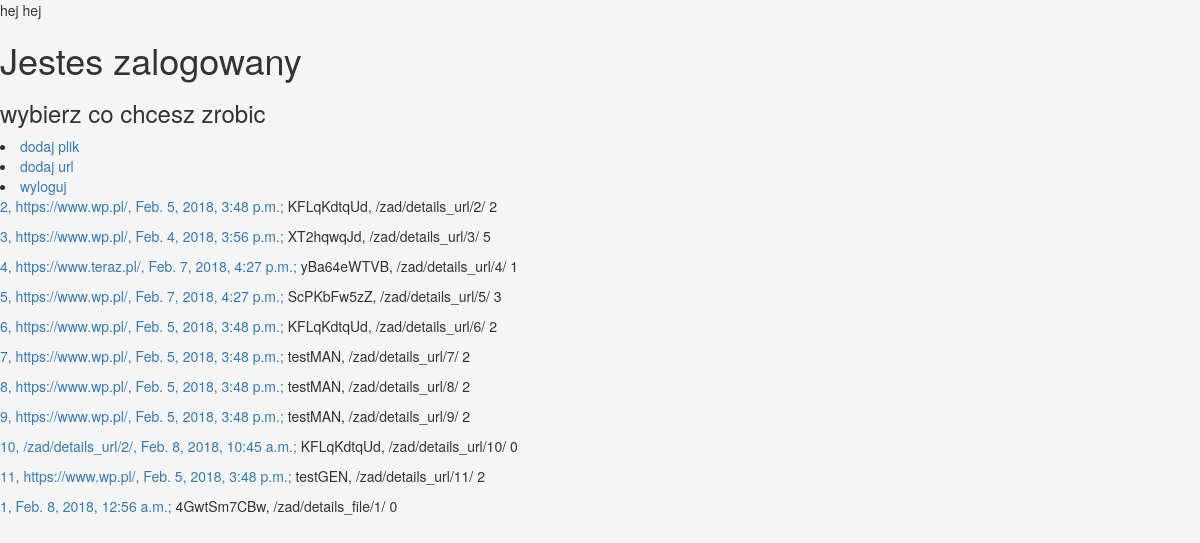
The page /zad/home/ on the database as committed earlier.
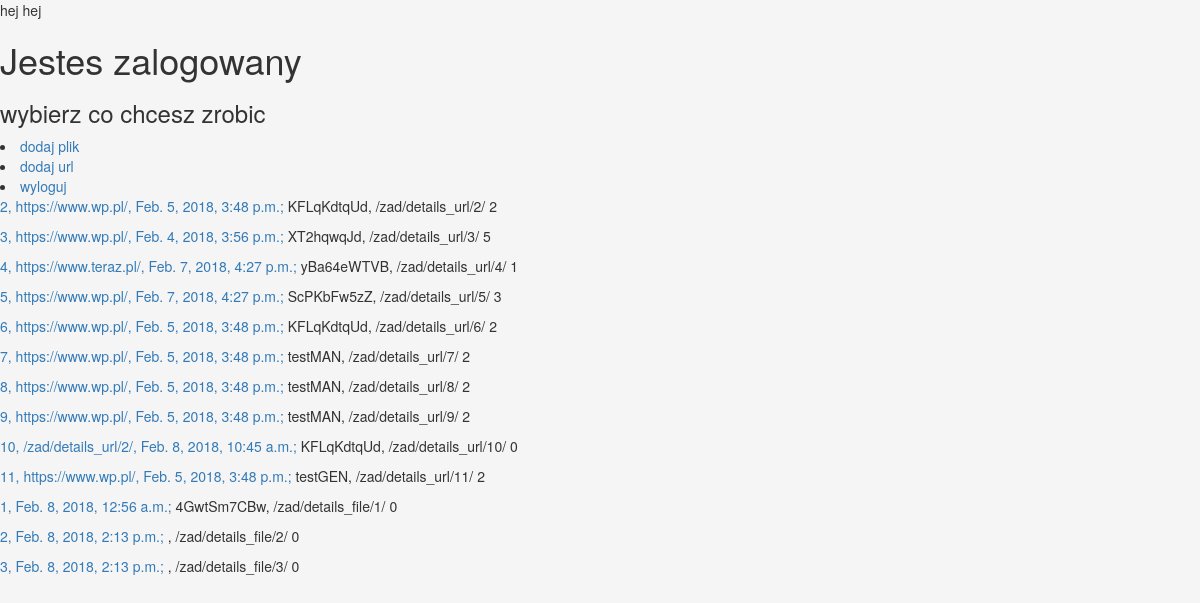
The same page on the database as committed later.
### zad/models.py (models this page shows, shortened)
class CustomerUrl(models.Model):
    url = models.TextField()
    password = models.CharField(max_length=15)
    date = models.DateTimeField(default=datetime.now())
    counter = models.IntegerField(default=0, blank=True, null=True)
    def get_absolute_url(self):
        return reverse("zad:customer_url_details", kwargs={"id": self.id})

class CustomerFile(models.Model):
    file = models.FileField(upload_to="Doc/", default='Doc/None/no-doc.pdf')
    password = models.CharField(max_length=15)
    date = models.DateTimeField(default=datetime.now())
    counter = models.IntegerField(default=0, blank=True, null=True)
    def get_absolute_url(self):
        return reverse("zad:customer_file_details", kwargs={"id": self.id})

### zad/views.py (the view)
def home(request):
    customerUrls = CustomerUrl.objects.all()
    customerFiles = CustomerFile.objects.all()
    context = {
        "customerUrls": customerUrls,
        "customerFiles": customerFiles,
    }
    return render(request, 'zad/home.html', context)

### zad/templates/zad/home.html (shortened to what this page needs)
{% extends 'zad/base.html' %}
{% block content %}
    <h1>Jestes zalogowany</h1>
    <h3>wybierz co chcesz zrobic </h3>
    <li><a href="{% url 'zad:add_file' %}">dodaj plik</a></li>
    <li><a href="{% url 'zad:add_url' %}">dodaj url</a></li>
    <li><a href="{% url 'zad:logout' %}">wyloguj</a></li>
    {% for u in customerUrls %}
       <p> <a href='{{ u.get_absolute_url }}'>{{ u.id }}, {{ u.url }}, {{ u.date }}; </a> {{ u.password }},  {{ u.get_absolute_url }}  {{ u.counter }}</p>
    {% endfor %}
    {% for u in customerFiles %}
       <p> <a href='{{ u.get_absolute_url }}'>{{ u.id }}, {{ u.date }}; </a> {{ u.password }},  {{ u.get_absolute_url }}  {{ u.counter }}</p>
    {% endfor %}
{% endblock %}

Rows that differ between the two databases and show on the page:
added CustomerFile: id "2", date "Feb. 8, 2018, 2:13 p.m.", get_absolute_url "/zad/details_file/2/", counter "0"
added CustomerFile: id "3", date "Feb. 8, 2018, 2:13 p.m.", get_absolute_url "/zad/details_file/3/", counter "0"
